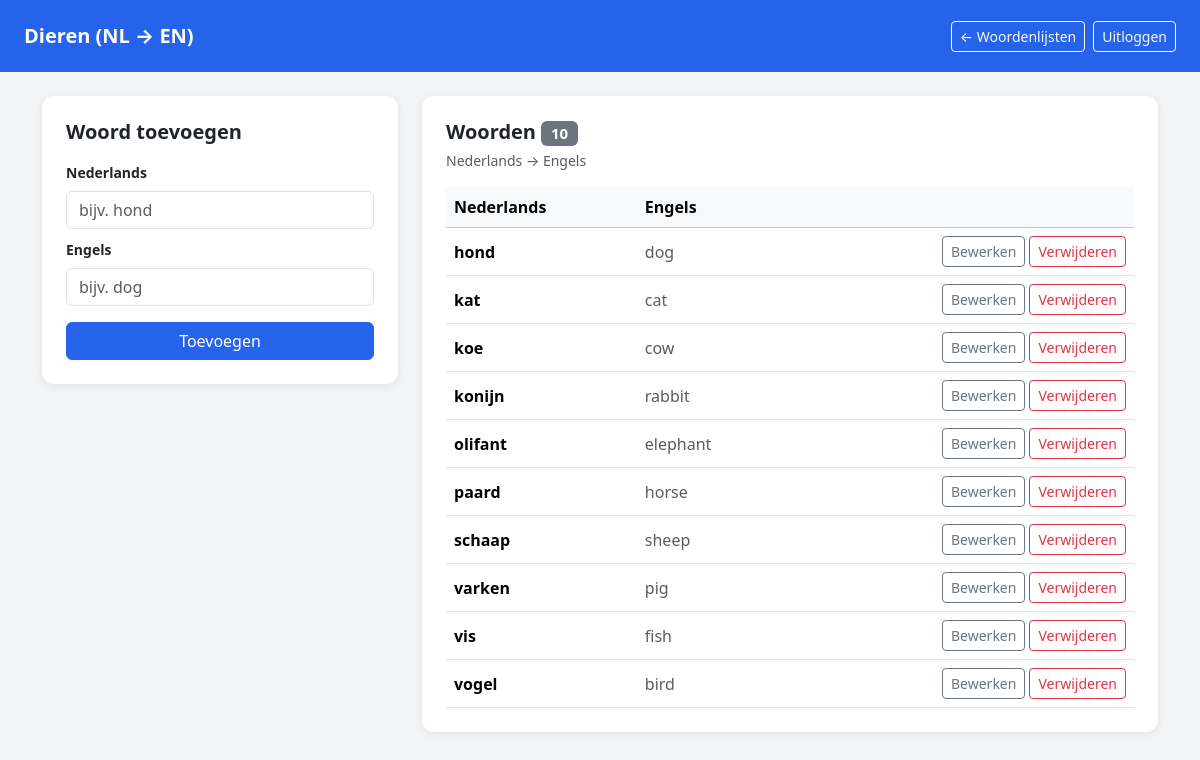
/admin/woorden.php?lijst=1 (signed in), run on the app's committed database.
### tables this page shows
CREATE TABLE woordenlijsten (
    id INT AUTO_INCREMENT PRIMARY KEY,
    naam VARCHAR(100) NOT NULL,
    taal_van VARCHAR(50) NOT NULL,
    taal_naar VARCHAR(50) NOT NULL,
    created_by INT NOT NULL,
    created_at DATETIME DEFAULT CURRENT_TIMESTAMP,
    FOREIGN KEY (created_by) REFERENCES users(id) ON DELETE CASCADE
);

CREATE TABLE woorden (
    id INT AUTO_INCREMENT PRIMARY KEY,
    woordenlijst_id INT NOT NULL,
    woord VARCHAR(100) NOT NULL,
    vertaling VARCHAR(100) NOT NULL,
    FOREIGN KEY (woordenlijst_id) REFERENCES woordenlijsten(id) ON DELETE CASCADE
);

### src/admin/woorden.php (the view, shortened to what this page needs)
<?php
require_once '../config.php';
$lijst_id = (int)($_GET['lijst'] ?? $_POST['lijst_id'] ?? 0);
$stmt = $pdo->prepare('SELECT * FROM woordenlijsten WHERE id = ?');
$stmt->execute([$lijst_id]);
$lijst = $stmt->fetch();
$woorden = $pdo->prepare('SELECT * FROM woorden WHERE woordenlijst_id = ? ORDER BY woord ASC');
$woorden->execute([$lijst_id]);
$woorden = $woorden->fetchAll();
?>
<!DOCTYPE html>
<html lang="nl">
<head>
    <link href="https://cdn.jsdelivr.net/npm/bootstrap@5.3.3/dist/css/bootstrap.min.css" rel="stylesheet">
</head>
<body>
    <nav class="navbar navbar-dark px-4 py-3 mb-4">
        <span class="navbar-brand fw-bold"><?= htmlspecialchars($lijst['naam']) ?></span>
        <div class="d-flex gap-2">
            <a href="index.php" class="btn btn-sm btn-outline-light">← Woordenlijsten</a>
            <a href="../logout.php" class="btn btn-sm btn-outline-light">Uitloggen</a>
        </div>
    </nav>
    <div class="container pb-5">
        <div class="row g-4">
            <div class="col-lg-4">
                <div class="card p-4">
                    <h5 class="fw-bold mb-3">Woord toevoegen</h5>
                    <form method="POST">
                        <div class="mb-2">
                            <label class="form-label small fw-semibold"><?= htmlspecialchars($lijst['taal_van']) ?></label>
                            <input type="text" name="woord" class="form-control" placeholder="bijv. hond" required>
                        </div>
                        <div class="mb-3">
                            <label class="form-label small fw-semibold"><?= htmlspecialchars($lijst['taal_naar']) ?></label>
                            <input type="text" name="vertaling" class="form-control" placeholder="bijv. dog" required>
                        </div>
                        <button type="submit" class="btn btn-primary w-100" style="background:#2563EB;border-color:#2563EB">Toevoegen</button>
                    </form>
                </div>
            </div>
            <div class="col-lg-8">
                <div class="card p-4">
                    <h5 class="fw-bold mb-1">Woorden <span class="badge bg-secondary"><?= count($woorden) ?></span></h5>
                    <p class="text-muted small mb-3"><?= htmlspecialchars($lijst['taal_van']) ?> → <?= htmlspecialchars($lijst['taal_naar']) ?></p>
                    <?php if (empty($woorden)): ?>
                        <p class="text-muted">Nog geen woorden. Voeg er een toe via het formulier.</p>
                    <?php else: ?>
                        <div class="table-responsive">
                            <table class="table table-hover align-middle mb-0">
                                <thead class="table-light">
                                    <tr>
                                        <th><?= htmlspecialchars($lijst['taal_van']) ?></th>
                                        <th><?= htmlspecialchars($lijst['taal_naar']) ?></th>
                                        <th></th>
                                    </tr>
                                </thead>
                                <tbody>
                                    <?php foreach ($woorden as $woord): ?>
                                        <tr>
                                            <td class="fw-semibold"><?= htmlspecialchars($woord['woord']) ?></td>
                                            <td class="text-muted"><?= htmlspecialchars($woord['vertaling']) ?></td>
                                            <td class="text-end">
                                                <div class="d-flex gap-1 justify-content-end">
                                                    <button class="btn btn-sm btn-outline-secondary"
                                                        onclick="openBewerken(<?= $woord['id'] ?>, '<?= htmlspecialchars(addslashes($woord['woord'])) ?>', '<?= htmlspecialchars(addslashes($woord['vertaling'])) ?>')">
                                                        Bewerken
                                                    </button>
                                                    <form method="POST" onsubmit="return confirm('Woord verwijderen?')">
                                                        <button type="submit" class="btn btn-sm btn-outline-danger">Verwijderen</button>
                                                    </form>
                                                </div>
                                            </td>
                                        </tr>
                                    <?php endforeach; ?>
                                </tbody>
                            </table>
                        </div>
                    <?php endif; ?>
                </div>
            </div>
        </div>
    </div>
</body>
</html>

### src/admin/woorden.php (style rules this page uses)
body { background-color: #F3F4F6; }
.navbar { background-color: #2563EB; }
.card { border: none; border-radius: 12px; box-shadow: 0 2px 10px rgba(0,0,0,0.07); }

### data on the page
woordenlijsten: naam "Dieren (NL → EN)", taal_van "Nederlands", taal_naar "Engels"
woorden: woord "hond", vertaling "dog"
woorden: woord "kat", vertaling "cat"
woorden: woord "koe", vertaling "cow"
woorden: woord "konijn", vertaling "rabbit"
woorden: woord "olifant", vertaling "elephant"
woorden: woord "paard", vertaling "horse"
woorden: woord "schaap", vertaling "sheep"
woorden: woord "varken", vertaling "pig"
woorden: woord "vis", vertaling "fish"
woorden: woord "vogel", vertaling "bird"

### other printed values
count($woorden) "10"
